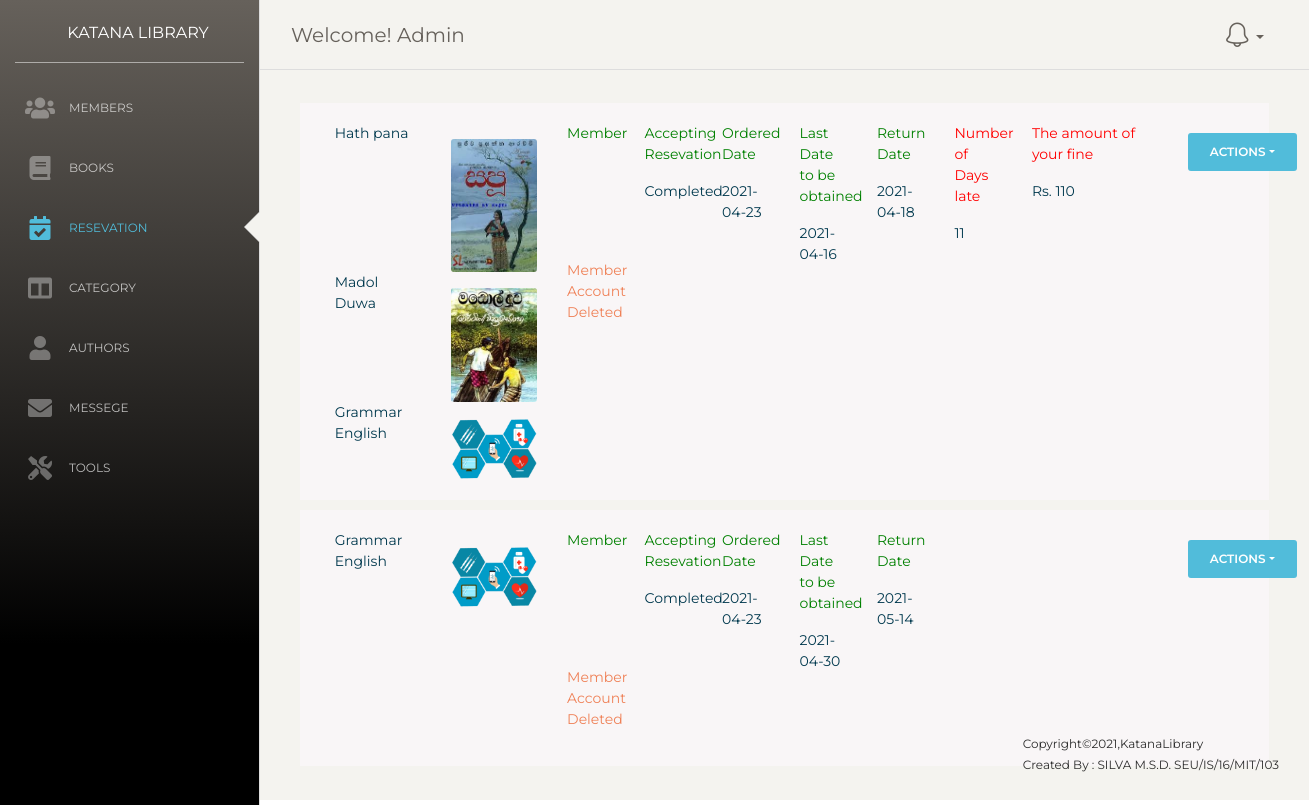
The page /admin/res.php (signed in) on the database its author committed.
### tables this page shows
CREATE TABLE `books` (
  `book_id` int(11) NOT NULL,
  `book_title` varchar(255) NOT NULL,
  `book_price` int(100) NOT NULL,
  `description` varchar(2000) NOT NULL,
  `author_id` int(255) NOT NULL,
  `cat_id` int(255) NOT NULL,
  `qnt` int(255) NOT NULL,
  `trn_date` date NOT NULL,
  `image` varchar(255) NOT NULL,
  `spc_price` int(255) NOT NULL
);

CREATE TABLE `books_backup` (
  `back_id` int(11) NOT NULL,
  `book_title` varchar(255) NOT NULL,
  `description` varchar(255) NOT NULL,
  `image` varchar(255) NOT NULL,
  `book_id` varchar(255) NOT NULL
);

CREATE TABLE `getresevation` (
  `res_id` int(11) NOT NULL,
  `book_ids` varchar(255) NOT NULL,
  `member_id` int(255) NOT NULL,
  `trn_date` date NOT NULL,
  `resrve_date` date NOT NULL,
  `accept` varchar(255) NOT NULL,
  `return_date` date NOT NULL
);

### admin/res.php (the view, shortened to what this page needs)
<?php
  require_once 'connection.php';
?>
<!doctype html>
<html lang="en">
<head>
  <link rel="stylesheet" href="https://pro.fontawesome.com/releases/v5.10.0/css/all.css"/>
  <link href="https://maxcdn.bootstrapcdn.com/font-awesome/latest/css/font-awesome.min.css" rel="stylesheet">
  <link rel="stylesheet" href="https://cdn.jsdelivr.net/npm/bootstrap@4.6.0/dist/css/bootstrap.min.css">
  <link href="./assets/css/bootstrap.min.css" rel="stylesheet" />
  <link href="./assets/css/paper-dashboard.css?v=2.0.1" rel="stylesheet" />
  <link href="./assets/demo/demo.css" rel="stylesheet" />
</head>
<body class="">
  <div class="wrapper ">
    <div class="sidebar" data-color="dark" data-active-color="info">
      <div class="logo">
        <a href="https://www.creative-tim.com" class="simple-text logo-mini">
        </a>
        <a href="index.php" class="simple-text logo-normal">
          KATANA LIBRARY
        </a>
      </div>
      <div class="sidebar-wrapper">
        <ul class="nav">
          <li >
            <a href="member.php">
              <i class="fas fa-users"></i>
              <p>Members</p>
            </a>
          </li>
          <li>
            <a href="books.php">
              <i class="fas fa-book"></i>
              <p>Books</p>
            </a>
          </li>
          <li>
          <li class="active ">
            <a href="res.php">
              <i class="fas fa-calendar-check"></i>
              <p>Resevation</p>
            </a>
          </li>
          <li>
            <a href="cat.php">
              <i class="fas fa-columns"></i>
              <p>Category</p>
            </a>
          </li>
          <li>
            <a href="author.php">
              <i class="fas fa-user"></i>
              <p>Authors</p>
            </a>
          </li>
          <li>
            <a href="messege.php">
              <i class="fas fa-envelope"></i>
              <p>Messege</p>
            </a>
          </li>
          <li>
            <a href="custom.php">
              <i class="fas fa-tools"></i>
              <p>Tools</p>
            </a>
          </li>
        </ul>
      </div>
    </div>
    <div class="main-panel" style="height: 100vh;">
     <?php require_once "nav.php"; ?>
      <div class="content">
        <div class="row">
          <div class="col-md-12">
            <?php
                  $cdate = date("Y-m-d");
                  $viewquery = " SELECT * FROM getresevation";
                  $viewresult = mysqli_query($con,$viewquery);
           ?>
            <?php
                  while($row1 = mysqli_fetch_assoc($viewresult)) {
                    $member_id = $row1['member_id'];
                    $getDetail_Query1 = "SELECT * FROM member where member_id ='".$member_id."' ";
                    $getResult0 = mysqli_query($con,$getDetail_Query1);
                    $getDetail_Query2 = "SELECT * FROM member_backup where member_id ='".$member_id."' ";
                    $getResult9 = mysqli_query($con,$getDetail_Query2);
                    ?>
                  <div class="row" style="padding: 2%;  margin: 1%; color: #00394e; background-color: #f9f6f7">
                    <div class="col-sm-3 justify-content-left">
                      <?php
                        $dlist = $row1['book_ids'];
                         $stri = explode(',', $dlist);
                         $count = 0;
                      foreach ($stri as $s){
                          $getDetail_Query = "SELECT * FROM books where book_id ='".$s."' ";
                          $getResult = mysqli_query($con,$getDetail_Query);
                          $getDetail_Query1 = "SELECT * FROM books_backup where book_id ='".$s."' ";
                          $getResult1 = mysqli_query($con,$getDetail_Query1);
                          if($row4 = mysqli_fetch_assoc($getResult)){
                          $image = $row4['image'];
                          $image_src = "upload/book/".$image;
                          ?>
                          <div class="row">
                            <div class="col-md-6">
                              <p><?php echo $row4['book_title']; ?></p>
                            </div>
                            <div class="col-md-6 mt-3">
                              <img width="100%" src="<?php echo $image_src; ?>" >
                            </div>
                          </div>
                        <?php }else if($row5 = mysqli_fetch_assoc($getResult1)){
                          $image = $row5['image'];
                          $image_src = "upload/book/".$image;
                          ?>
                          <div class="row">
                            <div class="col-md-6">
                              <p><?php echo $row5['book_title']; ?></p>
                            </div>
                            <div class="col-md-6 mt-3">
                              <img width="100%" src="<?php echo $image_src; ?>" >
                            </div>
                          </div>
                        <?php } ?>
                      <?php   $count++; }?>
                    </div>
                    <div class="col-sm-1">
                      <p style="color: green">Member</p>
                      <p><?php if ($row0 = mysqli_fetch_assoc($getResult0)) {
                        echo $row0['name']."<br><br>".$row0['address']."<br><br>".$row0['phone'];
                      }else if ($row9 = mysqli_fetch_assoc($getResult9)) {
                        echo $row0['name']."<br><br>".$row0['address']."<br><br>".$row0['phone'];
                        echo '<p class="text-danger">Member Account Deleted</p>';
                      }?></p>
                    </div>
                    <div class="col-sm-1">
                      <p style="color: green">Accepting Resevation</p>
                      <p><?php echo $row1['accept']; ?></p>
                    </div>
                    <div class="col-sm-1">
                      <p style="color: green">Ordered Date</p>
                      <p><?php echo $row1['trn_date']; ?></p>
                    </div>
                    <div class="col-sm-1">
                      <p style="color: green">Last Date to be obtained</p>
                      <p><?php echo $row1['resrve_date']; ?></p>
                    </div>
                    <div class="col-sm-1">
                      <p style="color: green">Return Date</p>
                      <p><?php echo $row1['return_date']; ?></p>
                    </div>
                    <div class="col-sm-1">
                    <?php
                      $return = $row1['return_date'];
                      if (new DateTime() > new DateTime($return)) { ?>
                      <p style="color: red">Number of Days late</p>
                        <p><?php
                        $diff = abs(strtotime($cdate) - strtotime($return));
                        $years = floor($diff / (365*60*60*24));
                        $months = floor(($diff - $years * 365*60*60*24) / (30*60*60*24));
                        $days = floor(($diff - $years * 365*60*60*24 - $months*30*60*60*24)/ (60*60*24));
                        echo $days; ?>
                      </p>
                      <?php } ?>
                    </div>
                    <div class="col-sm-2">
                      <?php
                      $return = $row1['return_date'];
                      if (new DateTime() > new DateTime($return)) { ?>
                      <p style="color: red">The amount of your fine</p>
                      <p>Rs. <?php
                      $return = $row1['return_date'];
                      $diff = abs(strtotime($cdate) - strtotime($return));
                      $years = floor($diff / (365*60*60*24));
                      $months = floor(($diff - $years * 365*60*60*24) / (30*60*60*24));
                      $days = floor(($diff - $years * 365*60*60*24 - $months*30*60*60*24)/ (60*60*24));
                      $amount = $days * 10;
                      echo $amount;?> </p>
                      <?php } ?>
                    </div>
                    <div class="col-sm-1">
                      <div class="dropdown">
                            <button class="btn btn-info dropdown-toggle" type="button" id="dropdownMenuButton" data-toggle="dropdown" aria-haspopup="true" aria-expanded="false">
                              Actions
                            </button>
                          </div>
                  </div>
                  </div>
                  <?php  $count++;
                }
             ?>
          </div>
        </div>
      </div>
      <footer class="footer" style="position: absolute; bottom: 0; width: -webkit-fill-available;">
        <div class="container-fluid">
          <div class="row">
            <div class="credits ml-auto">
              <span class="copyright">
                Copyright©2021,KatanaLibrary  <br>Created By : SILVA M.S.D. SEU/IS/16/MIT/103
              </span>
            </div>
          </div>
        </div>
      </footer>
    </div>
  </div>
</body>
</html>

### admin/nav.php (shortened to what this page needs)
<nav class="navbar navbar-expand-lg navbar-absolute fixed-top navbar-transparent">
       <div class="container-fluid">
         <div class="navbar-wrapper">
           <a class="navbar-brand" href="javascript:;">Welcome! <?php if (isset($_SESSION['username'])) {
             echo $_SESSION['username'];
           } ?></a>
         </div>
         <div class="collapse navbar-collapse justify-content-end" id="navigation">
           <ul class="navbar-nav">
             <li class="nav-item btn-rotate dropdown">
               <a class="nav-link dropdown-toggle" href="http://example.com" id="navbarDropdownMenuLink" data-toggle="dropdown" aria-haspopup="true" aria-expanded="false">
                 <i style="font-size: 25px;" class="nc-icon nc-bell-55"></i>
               </a>
             </li>
           </ul>
         </div>
       </div>
     </nav>

### rows shown on the page
getresevation: accept "Completed", trn_date "2021-04-23", resrve_date "2021-04-16", return_date "2021-04-18"
books: book_title "Hath pana", image (picture)
books: book_title "Madol Duwa", image (picture)
books_backup: book_title "Grammar English", image (picture)
getresevation: accept "Completed", trn_date "2021-04-23", resrve_date "2021-04-30", return_date "2021-05-14"

### other values the page prints
$_SESSION['username'] "Admin"
